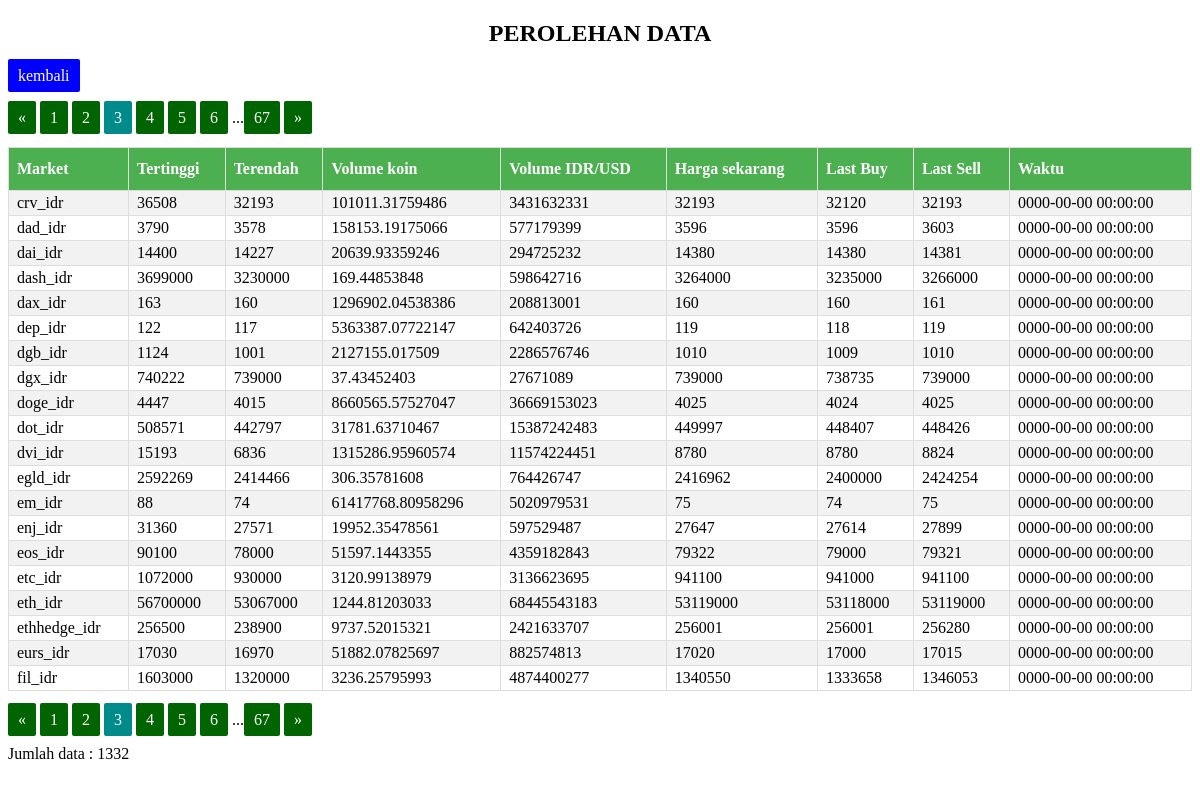
Page /perolehanData.php?hal=3 on the committed database.
### tables this page shows
CREATE TABLE `tbl_data` (
  `id` int(11) NOT NULL,
  `id_coin` int(11) NOT NULL,
  `high` double NOT NULL,
  `low` double NOT NULL,
  `vol_coin` double NOT NULL,
  `vol_pair` double NOT NULL,
  `last` double NOT NULL,
  `buy` double NOT NULL,
  `sell` double NOT NULL,
  `server_time` timestamp NOT NULL DEFAULT current_timestamp(),
  `nilai_range` double DEFAULT NULL,
  `top_range` double DEFAULT NULL,
  `lower_range` double DEFAULT NULL,
  `percent_range` double DEFAULT NULL,
  `percent_top_range` double DEFAULT NULL,
  `percent_lower_range` double DEFAULT NULL
);

### konek.php (called while the page is built, shortened)
<?php
$hostname = 'localhost';
$username = 'root';
$password = '';
$db       = 'koin';
$conn = mysqli_connect($hostname, $username, $password, $db);
function getAllData($tabel, $limit = false, $clean = false)
{
    global $conn;
    $query1 = "SELECT * FROM $tabel";
    $query2 = "";
    $query3 = "";
    if ($limit != false) {
        $query3 = " LIMIT $limit";
    }
    $query = $query1 . $query2 . $query3;
    $hasil = mysqli_query($conn, $query);
    $rows = [];
    while ($row = mysqli_fetch_assoc($hasil)) {
        $rows[] = $row;
    }
    return $rows;
}
function getNamaMarket($id_coin)
{
    global $conn;
    $query = "SELECT nama_market FROM tbl_market WHERE id = '$id_coin'";
    $hasil = mysqli_query($conn, $query);
    $row = mysqli_fetch_assoc($hasil);
    return $row;
}

### perolehanData.php (the view, shortened to what this page needs)
<?php
require 'konek.php';
$jumlahDataHalaman  = 20;
$jumlahData         = count(getAllData('tbl_data'));
$jumlahHalaman      = ceil($jumlahData / $jumlahDataHalaman);
$halamanAktif       = (isset($_GET["hal"])) ? $_GET["hal"] : 1;
$dataAwal           = ($jumlahDataHalaman * $halamanAktif) - $jumlahDataHalaman;
$limit              = $dataAwal . ", " . $jumlahDataHalaman;
$coins = getAllData('tbl_data', $limit);
?>
<!DOCTYPE html>
<html>
<head>
    <link rel="stylesheet" href="styles.css">
</head>
<body>
    <h2 style="text-align: center;">PEROLEHAN DATA</h2>
    <div style="margin-bottom: 1.5rem;">
        <a href="index.php" style="background: blue;">kembali</a><br>
    </div>
    <?php if ($halamanAktif > 1) : ?>
        <a href="?hal=<?= $halamanAktif - 1; ?>">&laquo;</a>
    <?php endif; ?>
    <?php for ($i = 1; $i <= $jumlahHalaman; $i++) : ?>
        <?php if ($i == $halamanAktif) : ?>
            <a href="?hal=<?= $i; ?>" style="background: darkcyan;"><?= $i; ?></a>
        <?php else : ?>
            <?php if (abs($i - $halamanAktif) <= 3) : ?>
                <a href="?hal=<?= $i; ?>"><?= $i; ?></a>
            <?php endif; ?>
        <?php endif; ?>
    <?php endfor; ?>
    <?php if ($halamanAktif < $jumlahHalaman) : ?>
        <?= ($halamanAktif < ($jumlahHalaman - 3)) ? '...<a href="?hal=' . $jumlahHalaman . '">' . $jumlahHalaman . '</a>' : ''; ?>
        <a href="?hal=<?= $halamanAktif + 1; ?>">&raquo;</a>
    <?php endif; ?>
    <table class="coins">
        <tr>
            <th>Market</th>
            <th>Tertinggi</th>
            <th>Terendah</th>
            <th>Volume koin</th>
            <th>Volume IDR/USD</th>
            <th>Harga sekarang</th>
            <th>Last Buy</th>
            <th>Last Sell</th>
            <th>Waktu</th>
        </tr>
        <?php foreach ($coins as $coin => $value) : ?>
            <tr>
                <td><?= implode("", getNamaMarket($value['id_coin'])); ?></td>
                <td><?= $value['high']; ?></td>
                <td><?= $value['low']; ?></td>
                <td><?= $value['vol_coin']; ?></td>
                <td><?= $value['vol_pair']; ?></td>
                <td><?= $value['last']; ?></td>
                <td><?= $value['buy']; ?></td>
                <td><?= $value['sell']; ?></td>
                <td><?= $value['server_time']; ?></td>
            </tr>
        <?php endforeach; ?>
    </table>
    <?php if ($halamanAktif > 1) : ?>
        <a href="?hal=<?= $halamanAktif - 1; ?>">&laquo;</a>
    <?php endif; ?>
    <?php for ($i = 1; $i <= $jumlahHalaman; $i++) : ?>
        <?php if ($i == $halamanAktif) : ?>
            <a href="?hal=<?= $i; ?>" style="background: darkcyan;"><?= $i; ?></a>
        <?php else : ?>
            <?php if (abs($i - $halamanAktif) <= 3) : ?>
                <a href="?hal=<?= $i; ?>"><?= $i; ?></a>
            <?php endif; ?>
        <?php endif; ?>
    <?php endfor; ?>
    <?php if ($halamanAktif < $jumlahHalaman) : ?>
        <?= ($halamanAktif < ($jumlahHalaman - 3)) ? '...<a href="?hal=' . $jumlahHalaman . '">' . $jumlahHalaman . '</a>' : ''; ?>
        <a href="?hal=<?= $halamanAktif + 1; ?>">&raquo;</a>
    <?php endif; ?>
    <p>Jumlah data : <?= $jumlahData; ?></p>
</body>
</html>

### styles.css (style rules this page uses)
table { margin: 20px auto; border-collapse: collapse; width: 100%; }
table td, table th { border: 1px solid #ddd; padding: 3px 8px; }
table tr:nth-child(even) { background-color: #f2f2f2; }
table th { padding-top: 12px; padding-bottom: 12px; text-align: left; background-color: #4CAF50; color: white; }
a { background: darkgreen; color: #fff; padding: 8px 10px; text-decoration: none; border-radius: 2px; }

### rows in the picture
tbl_data: id_coin "crv_idr", high "36508", low "32193", vol_coin "101011.31759486", vol_pair "3431632331", last "32193", buy "32120", sell "32193", server_time "0000-00-00 00:00:00"
tbl_data: id_coin "dad_idr", high "3790", low "3578", vol_coin "158153.19175066", vol_pair "577179399", last "3596", buy "3596", sell "3603", server_time "0000-00-00 00:00:00"
tbl_data: id_coin "dai_idr", high "14400", low "14227", vol_coin "20639.93359246", vol_pair "294725232", last "14380", buy "14380", sell "14381", server_time "0000-00-00 00:00:00"
tbl_data: id_coin "dash_idr", high "3699000", low "3230000", vol_coin "169.44853848", vol_pair "598642716", last "3264000", buy "3235000", sell "3266000", server_time "0000-00-00 00:00:00"
tbl_data: id_coin "dax_idr", high "163", low "160", vol_coin "1296902.04538386", vol_pair "208813001", last "160", buy "160", sell "161", server_time "0000-00-00 00:00:00"
tbl_data: id_coin "dep_idr", high "122", low "117", vol_coin "5363387.07722147", vol_pair "642403726", last "119", buy "118", sell "119", server_time "0000-00-00 00:00:00"
tbl_data: id_coin "dgb_idr", high "1124", low "1001", vol_coin "2127155.017509", vol_pair "2286576746", last "1010", buy "1009", sell "1010", server_time "0000-00-00 00:00:00"
tbl_data: id_coin "dgx_idr", high "740222", low "739000", vol_coin "37.43452403", vol_pair "27671089", last "739000", buy "738735", sell "739000", server_time "0000-00-00 00:00:00"
tbl_data: id_coin "doge_idr", high "4447", low "4015", vol_coin "8660565.57527047", vol_pair "36669153023", last "4025", buy "4024", sell "4025", server_time "0000-00-00 00:00:00"
tbl_data: id_coin "dot_idr", high "508571", low "442797", vol_coin "31781.63710467", vol_pair "15387242483", last "449997", buy "448407", sell "448426", server_time "0000-00-00 00:00:00"
tbl_data: id_coin "dvi_idr", high "15193", low "6836", vol_coin "1315286.95960574", vol_pair "11574224451", last "8780", buy "8780", sell "8824", server_time "0000-00-00 00:00:00"
tbl_data: id_coin "egld_idr", high "2592269", low "2414466", vol_coin "306.35781608", vol_pair "764426747", last "2416962", buy "2400000", sell "2424254", server_time "0000-00-00 00:00:00"
tbl_data: id_coin "em_idr", high "88", low "74", vol_coin "61417768.80958296", vol_pair "5020979531", last "75", buy "74", sell "75", server_time "0000-00-00 00:00:00"
tbl_data: id_coin "enj_idr", high "31360", low "27571", vol_coin "19952.35478561", vol_pair "597529487", last "27647", buy "27614", sell "27899", server_time "0000-00-00 00:00:00"
tbl_data: id_coin "eos_idr", high "90100", low "78000", vol_coin "51597.1443355", vol_pair "4359182843", last "79322", buy "79000", sell "79321", server_time "0000-00-00 00:00:00"
tbl_data: id_coin "etc_idr", high "1072000", low "930000", vol_coin "3120.99138979", vol_pair "3136623695", last "941100", buy "941000", sell "941100", server_time "0000-00-00 00:00:00"
tbl_data: id_coin "eth_idr", high "56700000", low "53067000", vol_coin "1244.81203033", vol_pair "68445543183", last "53119000", buy "53118000", sell "53119000", server_time "0000-00-00 00:00:00"
tbl_data: id_coin "ethhedge_idr", high "256500", low "238900", vol_coin "9737.52015321", vol_pair "2421633707", last "256001", buy "256001", sell "256280", server_time "0000-00-00 00:00:00"
tbl_data: id_coin "eurs_idr", high "17030", low "16970", vol_coin "51882.07825697", vol_pair "882574813", last "17020", buy "17000", sell "17015", server_time "0000-00-00 00:00:00"
tbl_data: id_coin "fil_idr", high "1603000", low "1320000", vol_coin "3236.25795993", vol_pair "4874400277", last "1340550", buy "1333658", sell "1346053", server_time "0000-00-00 00:00:00"

### other values in the picture
$jumlahHalaman "67"
$jumlahData "1332"
